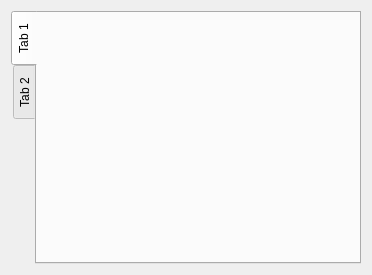
<?xml version="1.0" encoding="UTF-8"?>
<ui version="4.0">
 <class>Form</class>
 <widget class="QWidget" name="Form">
  <property name="geometry">
   <rect>
    <x>0</x>
    <y>0</y>
    <width>372</width>
    <height>275</height>
   </rect>
  </property>
  <property name="windowTitle">
   <string>Form</string>
  </property>
  <layout class="QVBoxLayout" name="verticalLayout">
   <item>
    <widget class="QTabWidget" name="tabWidget">
     <property name="tabPosition">
      <enum>QTabWidget::West</enum>
     </property>
     <property name="tabShape">
      <enum>QTabWidget::Rounded</enum>
     </property>
     <property name="currentIndex">
      <number>0</number>
     </property>
     <property name="elideMode">
      <enum>Qt::ElideNone</enum>
     </property>
     <property name="tabsClosable">
      <bool>false</bool>
     </property>
     <widget class="QWidget" name="tab">
      <attribute name="title">
       <string>Tab 1</string>
      </attribute>
     </widget>
     <widget class="QWidget" name="tab_2">
      <attribute name="title">
       <string>Tab 2</string>
      </attribute>
     </widget>
    </widget>
   </item>
  </layout>
 </widget>
 <resources/>
 <connections/>
</ui>
